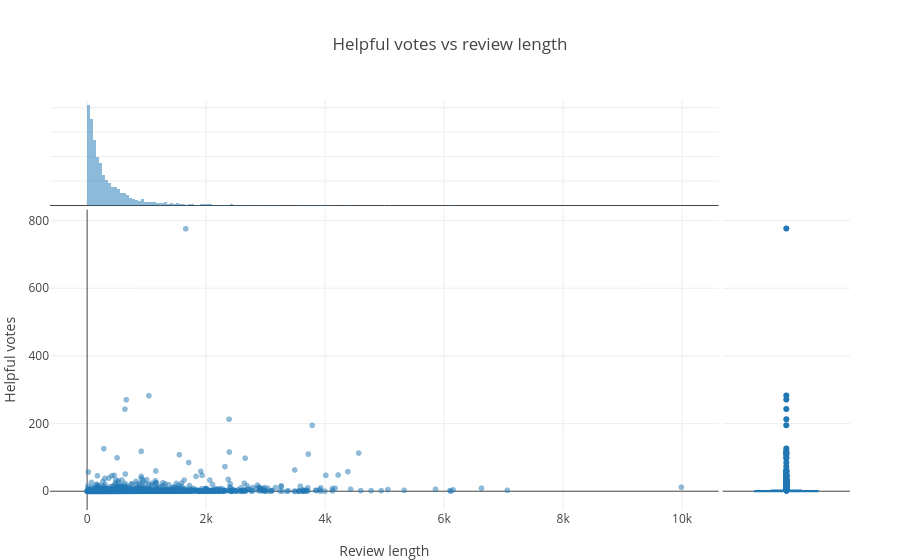

This figure's notebook cell:
### Code cell
plots.helpful_vs_length(df).show()

### Figure 1 — Plotly figure (JSON) as saved in the notebook; plotly's stock layout.template omitted (floating-point values rounded to 4 significant figures; data arrays with more than 128 entries replaced by an {"elided": "..."} marker saying what was removed)
{"data": [{"hovertemplate": "Review length=%{x}<br>Helpful votes=%{y}<extra></extra>", "legendgroup": "", "marker": {"color": "#1F77B4", "opacity": 0.5, "symbol": "circle"}, "mode": "markers", "name": "", "showlegend": false, "type": "scattergl", "x": {"elided": "4998 int values"}, "xaxis": "x", "y": {"elided": "4998 int values"}, "yaxis": "y"}, {"bingroup": "x", "hovertemplate": "Review length=%{x}<br>count=%{y}<extra></extra>", "legendgroup": "", "marker": {"color": "#1F77B4"}, "name": "", "opacity": 0.5, "showlegend": false, "type": "histogram", "x": {"elided": "4998 int values"}, "xaxis": "x3", "yaxis": "y3"}, {"hovertemplate": "Helpful votes=%{y}<extra></extra>", "legendgroup": "", "marker": {"color": "#1F77B4", "symbol": "circle"}, "name": "", "notched": true, "showlegend": false, "type": "box", "xaxis": "x2", "y": {"elided": "4998 int values"}, "yaxis": "y2"}], "layout": {"barmode": "overlay", "legend": {"tracegroupgap": 0}, "title": {"text": "Helpful votes vs review length"}, "xaxis": {"anchor": "y", "domain": [0, 0.8358], "title": {"text": "Review length"}}, "xaxis2": {"anchor": "y2", "domain": [0.8408, 1], "matches": "x2", "showgrid": false, "showline": false, "showticklabels": false, "ticks": ""}, "xaxis3": {"anchor": "y3", "domain": [0, 0.8358], "matches": "x", "showgrid": true, "showticklabels": false}, "xaxis4": {"anchor": "y4", "domain": [0.8408, 1], "matches": "x2", "showgrid": false, "showline": false, "showticklabels": false, "ticks": ""}, "yaxis": {"anchor": "x", "domain": [0, 0.7326], "title": {"text": "Helpful votes"}}, "yaxis2": {"anchor": "x2", "domain": [0, 0.7326], "matches": "y", "showgrid": true, "showticklabels": false}, "yaxis3": {"anchor": "x3", "domain": [0.7426, 1], "matches": "y3", "showgrid": true, "showline": false, "showticklabels": false, "ticks": ""}, "yaxis4": {"anchor": "x4", "domain": [0.7426, 1], "matches": "y3", "showgrid": true, "showline": false, "showticklabels": false, "ticks": ""}}}
